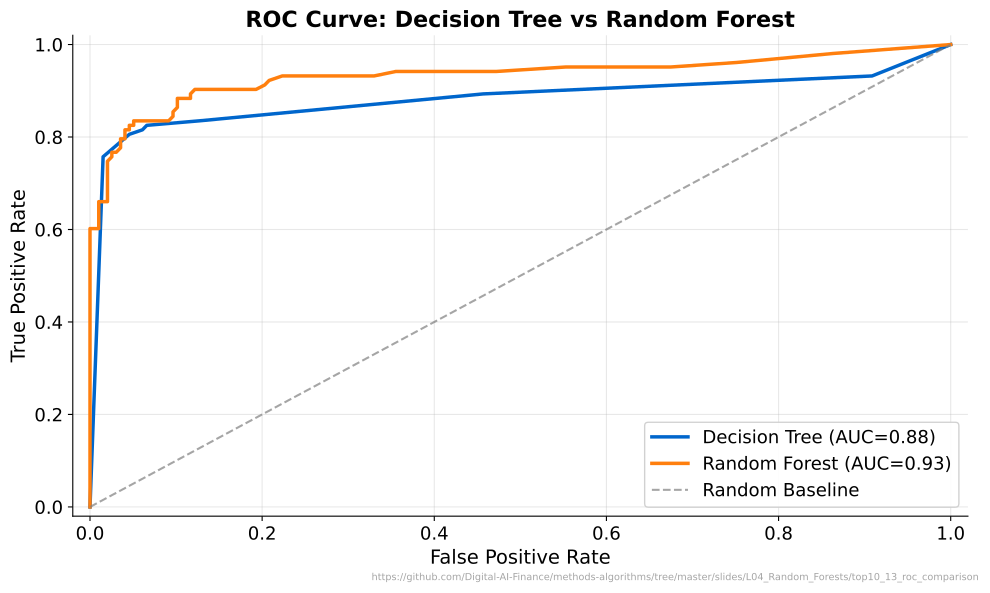

Here is the Python script that generated this plot:
"""ROC Curve: Decision Tree vs Random Forest"""
import matplotlib.pyplot as plt
import numpy as np
from pathlib import Path
from sklearn.datasets import make_classification
from sklearn.tree import DecisionTreeClassifier
from sklearn.ensemble import RandomForestClassifier
from sklearn.model_selection import train_test_split
from sklearn.metrics import roc_curve, auc

CHART_METADATA = {
    'title': 'ROC Curve: Decision Tree vs Random Forest',
    'description': 'ROC curves comparing DT and RF on imbalanced classification',
    'url': 'https://github.com/Digital-AI-Finance/methods-algorithms/tree/master/slides/L04_Random_Forests/top10_13_roc_comparison'
}

plt.rcParams.update({
    'font.size': 14, 'axes.labelsize': 14, 'axes.titlesize': 16,
    'xtick.labelsize': 13, 'ytick.labelsize': 13, 'legend.fontsize': 13,
    'figure.figsize': (10, 6), 'figure.dpi': 150,
    'axes.spines.top': False, 'axes.spines.right': False,
})

MLPURPLE = '#3333B2'
MLBLUE = '#0066CC'
MLORANGE = '#FF7F0E'
MLGREEN = '#2CA02C'
MLRED = '#D62728'

X, y = make_classification(n_samples=1000, n_features=10, weights=[0.7, 0.3], random_state=42)
X_train, X_test, y_train, y_test = train_test_split(X, y, test_size=0.3, random_state=42)

dt = DecisionTreeClassifier(max_depth=5, random_state=42)
dt.fit(X_train, y_train)
dt_proba = dt.predict_proba(X_test)[:, 1]
dt_fpr, dt_tpr, _ = roc_curve(y_test, dt_proba)
dt_auc = auc(dt_fpr, dt_tpr)

rf = RandomForestClassifier(n_estimators=200, random_state=42)
rf.fit(X_train, y_train)
rf_proba = rf.predict_proba(X_test)[:, 1]
rf_fpr, rf_tpr, _ = roc_curve(y_test, rf_proba)
rf_auc = auc(rf_fpr, rf_tpr)

fig, ax = plt.subplots(figsize=(10, 6))

ax.plot(dt_fpr, dt_tpr, color=MLBLUE, linewidth=2.5, label=f'Decision Tree (AUC={dt_auc:.2f})')
ax.plot(rf_fpr, rf_tpr, color=MLORANGE, linewidth=2.5, label=f'Random Forest (AUC={rf_auc:.2f})')
ax.plot([0, 1], [0, 1], '--', color='gray', linewidth=1.5, alpha=0.7, label='Random Baseline')

ax.set_xlabel("False Positive Rate")
ax.set_ylabel("True Positive Rate")
ax.set_title("ROC Curve: Decision Tree vs Random Forest", fontsize=16, fontweight='bold')
ax.legend(loc='lower right', framealpha=0.9, fontsize=13)
ax.grid(True, alpha=0.3)
ax.set_xlim(-0.02, 1.02)
ax.set_ylim(-0.02, 1.02)

plt.figtext(0.99, 0.01, CHART_METADATA['url'], fontsize=7, color='gray', ha='right', va='bottom', alpha=0.7)
plt.tight_layout()
plt.savefig(Path(__file__).parent / 'chart.pdf', dpi=300, bbox_inches='tight')
plt.close()
print("Chart saved: top10_13_roc_comparison/chart.pdf")
